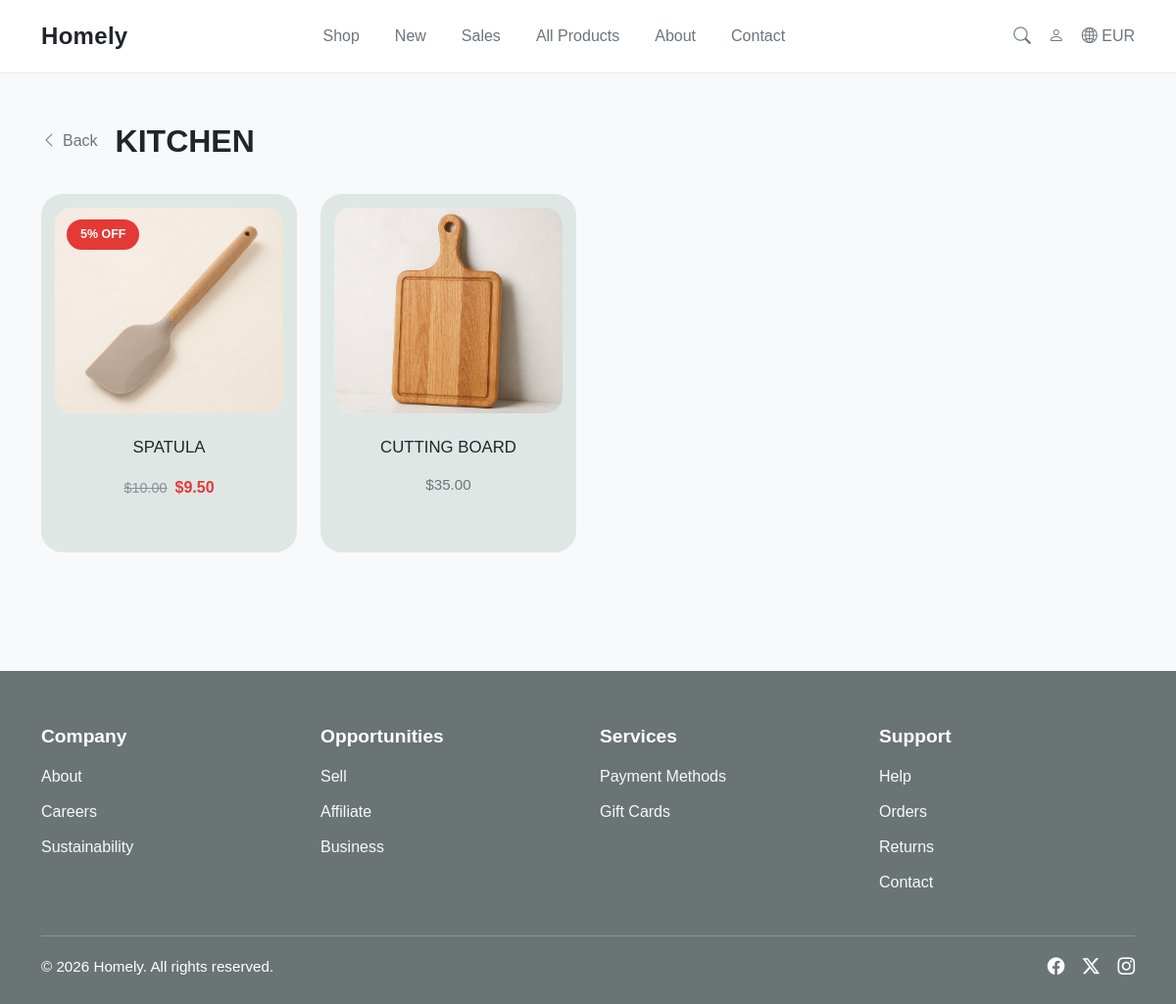
Screenshot of /products/2/ with the database file from the repository.
### store/models.py (models this page shows, shortened)
class Category(models.Model):
    name = models.CharField(max_length=100)
    description = models.TextField(blank=True, null=True)
    created_at = models.DateTimeField(auto_now_add=True)
    updated_at = models.DateTimeField(auto_now=True)

class Product(models.Model):
    category = models.ForeignKey(Category, on_delete=models.CASCADE, related_name='products')
    name = models.CharField(max_length=150)
    description = models.TextField()
    price = models.DecimalField(max_digits=10, decimal_places=2)
    stock_quantity = models.PositiveIntegerField(default=0)
    image = models.ImageField(
        upload_to='products/',
        blank=True,
        null=True,
        validators=[validate_product_image]
    )
    discount = models.PositiveIntegerField(default=0)
    is_archived = models.BooleanField(default=False)
    created_at = models.DateTimeField(auto_now_add=True)
    updated_at = models.DateTimeField(auto_now=True)
    @property
    def final_price(self):
        if self.discount > 0:
            return self.price - (self.price * self.discount / 100)
        return self.price
    @property
    def has_discount(self):
        return self.discount > 0

### store/views.py (the view)
# urls.py: path('products/<int:category_id>/', views.products_by_category, name='products_by_category'),
def products_by_category(request, category_id):
    category = get_object_or_404(Category, id=category_id)
    products = Product.objects.filter(category=category, is_archived=False)
    context = {
        'category': category,
        'products': products,
    }
    return render(request, 'products.html', context)

### store/templates/products.html (shortened to what this page needs)
{% extends 'base.html' %}
{% load static %}
{% block extra_css %}
<link rel="stylesheet" href="{% static 'css/products.css' %}" />
{% endblock %}
{% block content %}
<div class="products-page">
  <div class="products-header">
    <a href="/" class="back-link">
      <i class="bi bi-chevron-left"></i>
      Back
    </a>
    <h1 class="products-title">{{ category.name|upper }}</h1>
  </div>
  <div class="row g-4">
    {% for product in products %}
    <div class="col-12 col-sm-6 col-lg-3">
      <a href="/product/{{ product.id }}/" class="product-card-link">
        <div class="product-card">
          <div class="product-image-wrapper">
            {% if product.has_discount %}
              <span class="sale-badge image-sale-badge">
                {{ product.discount }}% OFF
              </span>
            {% endif %}
            {% if product.image %}
              <img
                src="{{ product.image.url }}"
                alt="{{ product.name }}"
                class="product-image"
              />
            {% else %}
              <div class="product-placeholder">
                <i class="bi bi-image"></i>
              </div>
            {% endif %}
          </div>
          <div class="product-card-body">
            <h3 class="product-name">{{ product.name }}</h3>
            {% if product.has_discount %}
              <div class="product-price discount-price-row">
                <span class="old-price">${{ product.price|floatformat:2 }}</span>
                <span class="new-price">${{ product.final_price|floatformat:2 }}</span>
              </div>
            {% else %}
              <p class="product-price">${{ product.price|floatformat:2 }}</p>
            {% endif %}
          </div>
        </div>
      </a>
    </div>
    {% empty %}
    <div class="col-12">
      <div class="empty-products-box">
        <p>No products found in this category.</p>
      </div>
    </div>
    {% endfor %}
  </div>
</div>
{% endblock %}

### store/static/css/base.css (style rules this page uses)
body { background-color: #f8f9fa; color: #212529; font-family: Arial, Helvetica, sans-serif; }

### store/static/css/products.css (style rules this page uses)
.products-page { padding-top: 10px; }
.products-header { display: flex; align-items: center; gap: 18px; margin-bottom: 35px; }
.back-link { text-decoration: none; color: #6c757d; font-size: 1rem; display: inline-flex; align-items: center; gap: 6px; transition: 0.2s ease; }
.products-title { font-size: 2rem; font-weight: 700; margin: 0; color: #212529; }
.product-card { background-color: #dfe7e4; border-radius: 22px; padding: 14px; height: 100%; display: flex; flex-direction: column; transition: 0.2s ease; }
.product-image-wrapper { position: relative; width: 100%; height: 210px; border-radius: 18px; overflow: hidden; background-color: #f2f4f3; margin-bottom: 18px; }
.product-image { width: 100%; height: 100%; object-fit: cover; }
.sale-badge { background-color: #e53935; color: #ffffff; font-size: 0.78rem; font-weight: 700; padding: 6px 14px; border-radius: 999px; }
.image-sale-badge { position: absolute; top: 12px; left: 12px; z-index: 2; }
.product-card-body { text-align: center; min-height: 110px; display: flex; flex-direction: column; justify-content: flex-start; }
.product-name { font-size: 1.05rem; font-weight: 500; color: #212529; margin-bottom: 10px; text-transform: uppercase; min-height: 34px; display: flex; align-items: center; justify-content: center; }
.product-price { color: #6c757d; margin: 0; font-size: 0.95rem; min-height: 28px; }
.discount-price-row { display: flex; align-items: center; justify-content: center; gap: 8px; }
.old-price { color: #8b8f92; text-decoration: line-through; font-size: 0.9rem; }
.new-price { color: #e53935; font-weight: 700; font-size: 1rem; }
.product-card-link { text-decoration: none; color: inherit; display: block; }

### rows the page displays
Category: name "KITCHEN"
Product: discount "5", image (picture), name "SPATULA", price "10.00", final_price "9.50"
Product: image (picture), name "CUTTING BOARD", price "35.00"
